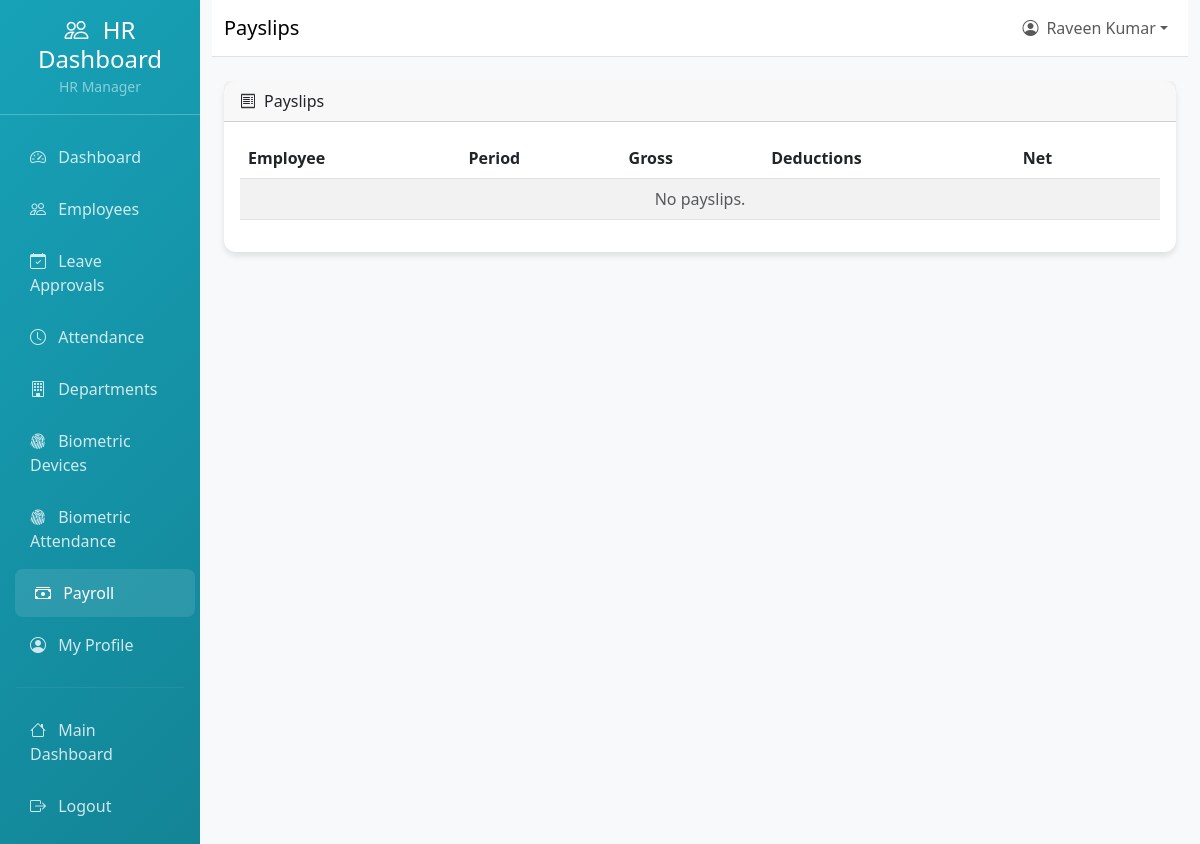
Before: /payroll/payslips/ (signed in) with the older database file.
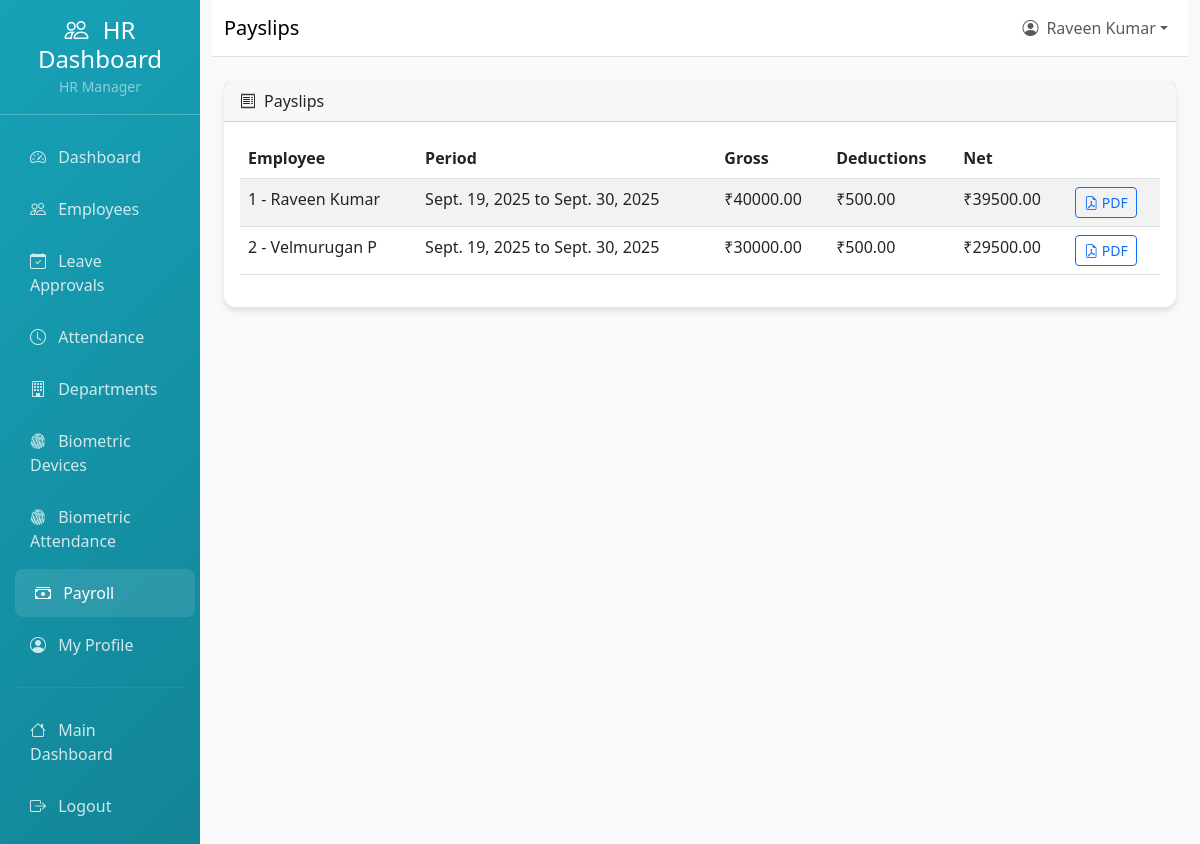
After: the same page with the newer database file.
### payroll/models.py (models this page shows, shortened)
class PaySlip(models.Model):
    employee = models.ForeignKey(Employee, on_delete=models.PROTECT)
    pay_period_start = models.DateField()
    pay_period_end = models.DateField()
    gross_pay = models.DecimalField(max_digits=12, decimal_places=2, default=Decimal('0.00'))
    total_deductions = models.DecimalField(max_digits=12, decimal_places=2, default=Decimal('0.00'))
    net_pay = models.DecimalField(max_digits=12, decimal_places=2, default=Decimal('0.00'))
    generated_date = models.DateTimeField(auto_now_add=True)
    pdf_file_path = models.CharField(max_length=255, blank=True, default='')
    class Meta:
        indexes = [models.Index(fields=['employee', 'pay_period_end'])]
        unique_together = [('employee', 'pay_period_start', 'pay_period_end')]
        ordering = ['-pay_period_end']

### core_hr/models.py (models this page shows, shortened)
class Employee(models.Model):
    user = models.OneToOneField(
        settings.AUTH_USER_MODEL,
        on_delete=models.CASCADE,
        related_name='employee'
    )
    company = models.ForeignKey(
        Company,
        on_delete=models.CASCADE,
        related_name='employees'
    )
    employee_id = models.CharField(max_length=20)
    department = models.ForeignKey(
        Department,
        on_delete=models.SET_NULL,
        null=True,
        blank=True,
        related_name='employees'
    )
    job_title = models.CharField(max_length=100)
    phone = models.CharField(max_length=20, blank=True)
    address = models.TextField(blank=True)
    date_of_birth = models.DateField(null=True, blank=True)
    hire_date = models.DateField(default=timezone.now)
    salary = models.DecimalField(max_digits=10, decimal_places=2, null=True, blank=True)
    is_active = models.BooleanField(default=True)
    created_at = models.DateTimeField(auto_now_add=True)
    updated_at = models.DateTimeField(auto_now=True)
    class Meta:
        unique_together = ['company', 'employee_id']
        ordering = ['company', 'employee_id']
    def __str__(self):
        return f"{self.employee_id} - {self.user.get_full_name()}"

### accounts/models.py (models this page shows, shortened)
class User(AbstractUser):
    ROLE_CHOICES = [
        ('employee', 'Employee'),
        ('hr_manager', 'HR Manager'),
        ('super_admin', 'Super Administrator'),
    ]
    role = models.CharField(
        max_length=20,
        choices=ROLE_CHOICES,
        default='employee',
        help_text='User role determines access permissions'
    )
    company = models.ForeignKey(
        'core_hr.Company',
        on_delete=models.SET_NULL,
        null=True,
        blank=True,
        related_name='users',
        help_text='Company this user belongs to'
    )
    created_by = models.ForeignKey(
        'self',
        on_delete=models.SET_NULL,
        null=True,
        blank=True,
        related_name='created_users',
        help_text='User who created this account'
    )
    last_password_change = models.DateTimeField(
        default=timezone.now,
        help_text='Last time password was changed'
    )
    is_active = models.BooleanField(
        default=True,
        help_text='Designates whether this user should be treated as active.'
    )
    class Meta:
        db_table = 'auth_user'
        verbose_name = 'User'
        verbose_name_plural = 'Users'

### payroll/views.py (the view)
# urls.py: path('payslips/', views.list_payslips, name='payslips'),
@login_required
def list_payslips(request):
    if request.user.role in ('super_admin', 'hr_manager'):
        slips = PaySlip.objects.select_related('employee__user').order_by('-pay_period_end')
        template_name = 'payroll/admin_payslips_list.html' if request.user.role == 'super_admin' else 'payroll/payslips_list.html'
    else:
        emp = getattr(request.user, 'employee', None)
        if not emp:
            return HttpResponseForbidden()
        slips = PaySlip.objects.filter(employee=emp).order_by('-pay_period_end')
        template_name = 'payroll/payslips_list.html'
    return render(request, template_name, {'slips': slips})

### core_hr/context_processors.py (called while the page is built, shortened)
def company_context(request):
    company = None
    current_date = None
    try:
        company = Company.objects.first()
    except Exception as e:
        company = None
    try:
        if hasattr(request, 'user') and request.user.is_authenticated:
            current_date = getattr(request.user, 'date_joined', None)
    except Exception:
        current_date = None
    return {
        'company': company,
        'current_date': current_date,
    }

### payroll/templates/payroll/payslips_list.html (shortened to what this page needs)
{% extends 'hr_dashboard/base.html' %}
{% block page_title %}Payslips{% endblock %}
{% block content %}
<div class="card">
  <div class="card-header"><i class="bi bi-receipt me-2"></i>Payslips</div>
  <div class="card-body">
    <div class="table-responsive">
      <table class="table table-striped">
        <thead><tr><th>Employee</th><th>Period</th><th>Gross</th><th>Deductions</th><th>Net</th><th></th></tr></thead>
        <tbody>
          {% for p in slips %}
          <tr>
            <td>{{ p.employee }}</td>
            <td>{{ p.pay_period_start }} to {{ p.pay_period_end }}</td>
            <td>₹{{ p.gross_pay }}</td>
            <td>₹{{ p.total_deductions }}</td>
            <td>₹{{ p.net_pay }}</td>
            <td>
              <a class="btn btn-sm btn-outline-primary" href="{% url 'payroll:payslip_pdf' p.id %}"><i class="bi bi-file-earmark-pdf"></i> PDF</a>
            </td>
          </tr>
          {% empty %}
          <tr><td colspan="6" class="text-center text-muted">No payslips.</td></tr>
          {% endfor %}
        </tbody>
      </table>
    </div>
  </div>
</div>
{% endblock %}

Changed rows visible on the page:
added PaySlip: employee "1 - Raveen Kumar", pay_period_start "Sept. 19, 2025", pay_period_end "Sept. 30, 2025", gross_pay "40000.00", total_deductions "500.00", net_pay "39500.00"
added PaySlip: employee "2 - Velmurugan P", pay_period_start "Sept. 19, 2025", pay_period_end "Sept. 30, 2025", gross_pay "30000.00", total_deductions "500.00", net_pay "29500.00"
Other visible differences:
text no longer shown: "No payslips."
